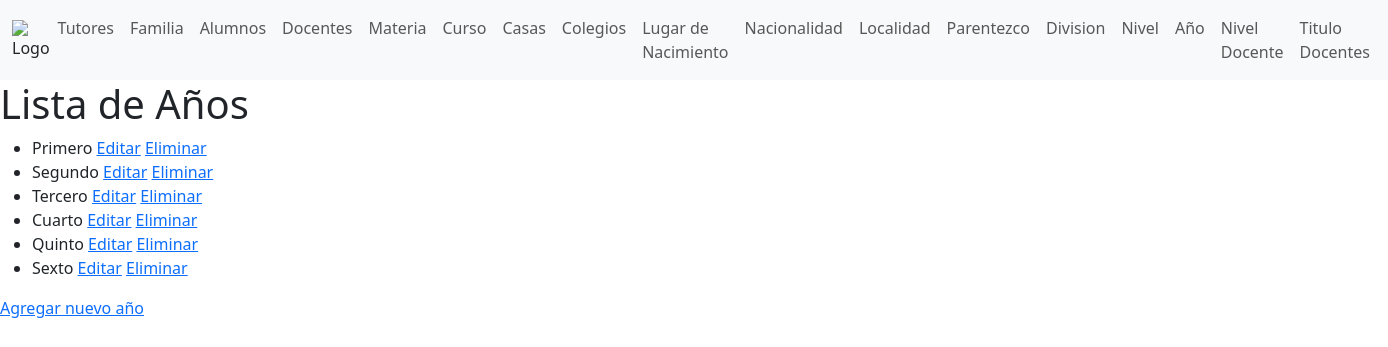
Page /años_list/ on the committed database.
### academico/models.py (models this page shows, shortened)
class Años(models.Model):
    Año = models.CharField(max_length=255)
    class Meta:
        db_table = 'Años'
        verbose_name = 'Año'
        verbose_name_plural = 'Años'

### academico/templates/año_list.html
{% extends 'baseconfiguracion.html' %}
{% block content %}
<h1>Lista de Años</h1>
<ul>
    {% for año in object_list %}
    <li>
        {{ año.Año }}
        <a href="{% url 'años_edit' año.pk %}">Editar</a>
        <a href="{% url 'años_delete' año.pk %}">Eliminar</a>
    </li>
    {% endfor %}
</ul>
<a href="{% url 'años_add' %}">Agregar nuevo año</a>
{% endblock %}

### rows in the picture
Años: Año "Primero"
Años: Año "Segundo"
Años: Año "Tercero"
Años: Año "Cuarto"
Años: Año "Quinto"
Años: Año "Sexto"
